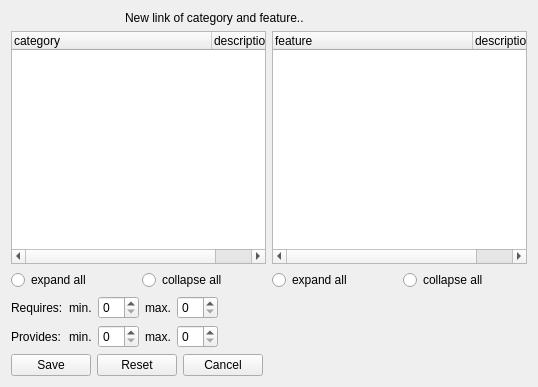
<?xml version="1.0" encoding="UTF-8"?>
<ui version="4.0">
 <class>categories_features_edit_form</class>
 <widget class="QWidget" name="categories_features_edit_form">
  <property name="geometry">
   <rect>
    <x>0</x>
    <y>0</y>
    <width>538</width>
    <height>387</height>
   </rect>
  </property>
  <property name="windowTitle">
   <string>Edit a category/feature link</string>
  </property>
  <property name="initAction" stdset="0">
   <string>read</string>
  </property>
  <property name="doctype" stdset="0">
   <string>CategoryFeatureRequest.simpleform</string>
  </property>
  <property name="rootelement" stdset="0">
   <string notr="true">CategoryFeature</string>
  </property>
  <property name="category_id" stdset="0">
   <string notr="true">{global.category_id}</string>
  </property>
  <property name="feature_id" stdset="0">
   <string notr="true">{global.feature_id}</string>
  </property>
  <layout class="QGridLayout" name="gridLayout">
   <item row="5" column="0">
    <layout class="QHBoxLayout" name="horizontalLayout">
     <item>
      <widget class="QPushButton" name="link">
       <property name="text">
        <string>Save</string>
       </property>
       <property name="form" stdset="0">
        <string notr="true">categories_features</string>
       </property>
       <property name="global.categoryState" stdset="0">
        <string notr="true">{category.state}</string>
       </property>
       <property name="global.featureState" stdset="0">
        <string notr="true">{feature.state}</string>
       </property>
       <property name="global.category_id" stdset="0">
        <string notr="true">{category.id}</string>
       </property>
       <property name="global.feature_id" stdset="0">
        <string notr="true">{feature.id}</string>
       </property>
       <property name="action" stdset="0">
        <string>create</string>
       </property>
       <property name="doctype" stdset="0">
        <string notr="true">CategoryFeature.simpleform</string>
       </property>
       <property name="rootelement" stdset="0">
        <string notr="true">CategoryFeature</string>
       </property>
      </widget>
     </item>
     <item>
      <widget class="QPushButton" name="pushButton">
       <property name="text">
        <string>Reset</string>
       </property>
       <property name="action" stdset="0">
        <string>read</string>
       </property>
       <property name="doctype" stdset="0">
        <string>CategoryFeatureRequest.simpleform</string>
       </property>
       <property name="rootelement" stdset="0">
        <string>CategoryFeature</string>
       </property>
       <property name="category_id" stdset="0">
        <string>{global.category_id}</string>
       </property>
       <property name="feature_id" stdset="0">
        <string>{global.feature_id}</string>
       </property>
      </widget>
     </item>
     <item>
      <widget class="QPushButton" name="cancel">
       <property name="text">
        <string>Cancel</string>
       </property>
       <property name="form" stdset="0">
        <string notr="true">categories_features</string>
       </property>
       <property name="global.categoryState" stdset="0">
        <string notr="true">{category.state}</string>
       </property>
       <property name="global.featureState" stdset="0">
        <string notr="true">{feature.state}</string>
       </property>
      </widget>
     </item>
     <item>
      <spacer name="horizontalSpacer">
       <property name="orientation">
        <enum>Qt::Horizontal</enum>
       </property>
       <property name="sizeHint" stdset="0">
        <size>
         <width>40</width>
         <height>20</height>
        </size>
       </property>
      </spacer>
     </item>
    </layout>
   </item>
   <item row="0" column="0">
    <layout class="QHBoxLayout" name="horizontalLayout_2">
     <item>
      <widget class="QLabel" name="label_2">
       <property name="maximumSize">
        <size>
         <width>32</width>
         <height>32</height>
        </size>
       </property>
       <property name="text">
        <string/>
       </property>
       <property name="pixmap">
        <pixmap resource="../qtclient.qrc">:/images/folders.png</pixmap>
       </property>
      </widget>
     </item>
     <item>
      <widget class="QLabel" name="label_3">
       <property name="maximumSize">
        <size>
         <width>32</width>
         <height>32</height>
        </size>
       </property>
       <property name="text">
        <string/>
       </property>
       <property name="pixmap">
        <pixmap resource="../qtclient.qrc">:/images/link_edit.png</pixmap>
       </property>
      </widget>
     </item>
     <item>
      <widget class="QLabel" name="label_4">
       <property name="maximumSize">
        <size>
         <width>32</width>
         <height>32</height>
        </size>
       </property>
       <property name="text">
        <string/>
       </property>
       <property name="pixmap">
        <pixmap resource="../qtclient.qrc">:/images/chart_organisation.png</pixmap>
       </property>
      </widget>
     </item>
     <item>
      <widget class="QLabel" name="label">
       <property name="text">
        <string>New link of category and feature..</string>
       </property>
      </widget>
     </item>
    </layout>
   </item>
   <item row="2" column="0">
    <layout class="QGridLayout" name="gridLayout_2">
     <item row="2" column="1">
      <layout class="QHBoxLayout" name="horizontalLayout_4">
       <item>
        <widget class="QRadioButton" name="ignore_expand_feats">
         <property name="text">
          <string>expand all</string>
         </property>
        </widget>
       </item>
       <item>
        <widget class="QRadioButton" name="ignore_collapse_feats">
         <property name="text">
          <string>collapse all</string>
         </property>
        </widget>
       </item>
      </layout>
     </item>
     <item row="0" column="1">
      <widget class="QTreeWidget" name="feature">
       <property name="enabled">
        <bool>true</bool>
       </property>
       <property name="editTriggers">
        <set>QAbstractItemView::NoEditTriggers</set>
       </property>
       <property name="selectionMode">
        <enum>QAbstractItemView::SingleSelection</enum>
       </property>
       <property name="itemsExpandable">
        <bool>true</bool>
       </property>
       <property name="doctype" stdset="0">
        <string notr="true">FeatureHierarchyRequest.simpleform</string>
       </property>
       <property name="rootelement" stdset="0">
        <string notr="true">feature</string>
       </property>
       <property name="action" stdset="0">
        <string notr="true">read</string>
       </property>
       <attribute name="headerDefaultSectionSize">
        <number>200</number>
       </attribute>
       <column>
        <property name="text">
         <string>feature</string>
        </property>
       </column>
       <column>
        <property name="text">
         <string>description</string>
        </property>
       </column>
      </widget>
     </item>
     <item row="0" column="0">
      <widget class="QTreeWidget" name="category">
       <property name="itemsExpandable">
        <bool>true</bool>
       </property>
       <property name="doctype" stdset="0">
        <string notr="true">CategoryHierarchyRequest.simpleform</string>
       </property>
       <property name="rootelement" stdset="0">
        <string>category</string>
       </property>
       <property name="action" stdset="0">
        <string notr="true">read</string>
       </property>
       <attribute name="headerDefaultSectionSize">
        <number>200</number>
       </attribute>
       <column>
        <property name="text">
         <string>category</string>
        </property>
       </column>
       <column>
        <property name="text">
         <string>description</string>
        </property>
       </column>
      </widget>
     </item>
     <item row="2" column="0">
      <layout class="QHBoxLayout" name="horizontalLayout_3">
       <item>
        <widget class="QRadioButton" name="ignore_expand_category">
         <property name="text">
          <string>expand all</string>
         </property>
        </widget>
       </item>
       <item>
        <widget class="QRadioButton" name="ignore_collapse_cats">
         <property name="text">
          <string>collapse all</string>
         </property>
        </widget>
       </item>
      </layout>
     </item>
    </layout>
   </item>
   <item row="3" column="0">
    <layout class="QFormLayout" name="formLayout">
     <property name="fieldGrowthPolicy">
      <enum>QFormLayout::AllNonFixedFieldsGrow</enum>
     </property>
     <item row="1" column="0">
      <widget class="QLabel" name="label_requires">
       <property name="text">
        <string>Requires:</string>
       </property>
      </widget>
     </item>
     <item row="1" column="1">
      <layout class="QHBoxLayout" name="horizontalLayout_5">
       <item>
        <widget class="QLabel" name="label_min_requires">
         <property name="text">
          <string>min.</string>
         </property>
         <property name="buddy">
          <cstring>min_requires</cstring>
         </property>
        </widget>
       </item>
       <item>
        <widget class="QSpinBox" name="min_requires"/>
       </item>
       <item>
        <widget class="QLabel" name="label_max_requires">
         <property name="text">
          <string>max.</string>
         </property>
         <property name="buddy">
          <cstring>max_requires</cstring>
         </property>
        </widget>
       </item>
       <item>
        <widget class="QSpinBox" name="max_requires"/>
       </item>
       <item>
        <spacer name="horizontalSpacer_2">
         <property name="orientation">
          <enum>Qt::Horizontal</enum>
         </property>
         <property name="sizeHint" stdset="0">
          <size>
           <width>40</width>
           <height>20</height>
          </size>
         </property>
        </spacer>
       </item>
      </layout>
     </item>
     <item row="2" column="0">
      <widget class="QLabel" name="label_7">
       <property name="text">
        <string>Provides:</string>
       </property>
      </widget>
     </item>
     <item row="2" column="1">
      <layout class="QHBoxLayout" name="horizontalLayout_6">
       <item>
        <widget class="QLabel" name="label_min_provides">
         <property name="text">
          <string>min.</string>
         </property>
         <property name="buddy">
          <cstring>min_provides</cstring>
         </property>
        </widget>
       </item>
       <item>
        <widget class="QSpinBox" name="min_provides"/>
       </item>
       <item>
        <widget class="QLabel" name="label_max_provides">
         <property name="text">
          <string>max.</string>
         </property>
         <property name="buddy">
          <cstring>max_provides</cstring>
         </property>
        </widget>
       </item>
       <item>
        <widget class="QSpinBox" name="max_provides"/>
       </item>
       <item>
        <spacer name="horizontalSpacer_3">
         <property name="orientation">
          <enum>Qt::Horizontal</enum>
         </property>
         <property name="sizeHint" stdset="0">
          <size>
           <width>40</width>
           <height>20</height>
          </size>
         </property>
        </spacer>
       </item>
      </layout>
     </item>
    </layout>
   </item>
  </layout>
 </widget>
 <tabstops>
  <tabstop>category</tabstop>
  <tabstop>ignore_expand_category</tabstop>
  <tabstop>ignore_collapse_cats</tabstop>
  <tabstop>feature</tabstop>
  <tabstop>ignore_expand_feats</tabstop>
  <tabstop>ignore_collapse_feats</tabstop>
  <tabstop>min_requires</tabstop>
  <tabstop>max_requires</tabstop>
  <tabstop>min_provides</tabstop>
  <tabstop>max_provides</tabstop>
  <tabstop>link</tabstop>
  <tabstop>cancel</tabstop>
 </tabstops>
 <resources>
  <include location="../qtclient.qrc"/>
  <include location="../resources/configurator.qrc"/>
 </resources>
 <connections>
  <connection>
   <sender>ignore_expand_category</sender>
   <signal>clicked()</signal>
   <receiver>category</receiver>
   <slot>expandAll()</slot>
   <hints>
    <hint type="sourcelabel">
     <x>44</x>
     <y>267</y>
    </hint>
    <hint type="destinationlabel">
     <x>47</x>
     <y>172</y>
    </hint>
   </hints>
  </connection>
  <connection>
   <sender>ignore_collapse_cats</sender>
   <signal>clicked()</signal>
   <receiver>category</receiver>
   <slot>collapseAll()</slot>
   <hints>
    <hint type="sourcelabel">
     <x>264</x>
     <y>267</y>
    </hint>
    <hint type="destinationlabel">
     <x>159</x>
     <y>172</y>
    </hint>
   </hints>
  </connection>
  <connection>
   <sender>ignore_expand_feats</sender>
   <signal>clicked()</signal>
   <receiver>feature</receiver>
   <slot>expandAll()</slot>
   <hints>
    <hint type="sourcelabel">
     <x>396</x>
     <y>267</y>
    </hint>
    <hint type="destinationlabel">
     <x>305</x>
     <y>172</y>
    </hint>
   </hints>
  </connection>
  <connection>
   <sender>ignore_collapse_feats</sender>
   <signal>clicked()</signal>
   <receiver>feature</receiver>
   <slot>collapseAll()</slot>
   <hints>
    <hint type="sourcelabel">
     <x>526</x>
     <y>267</y>
    </hint>
    <hint type="destinationlabel">
     <x>446</x>
     <y>172</y>
    </hint>
   </hints>
  </connection>
 </connections>
</ui>
